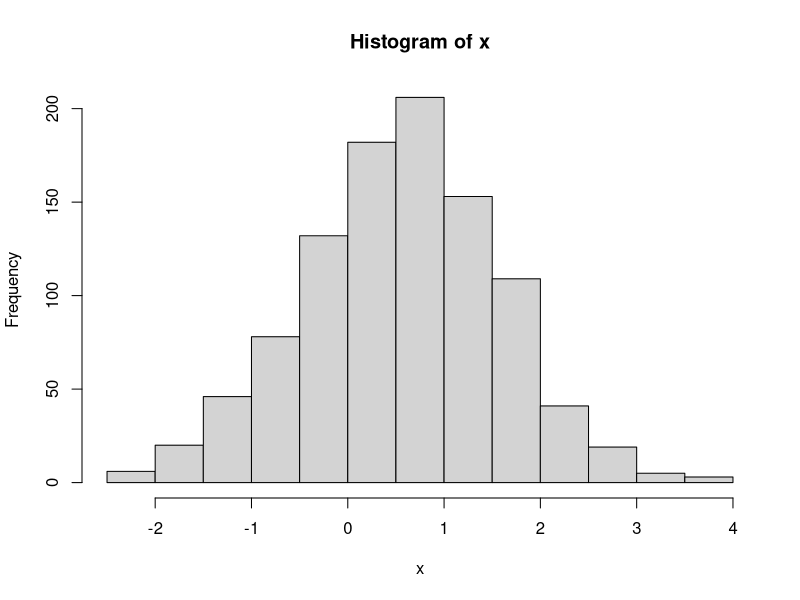
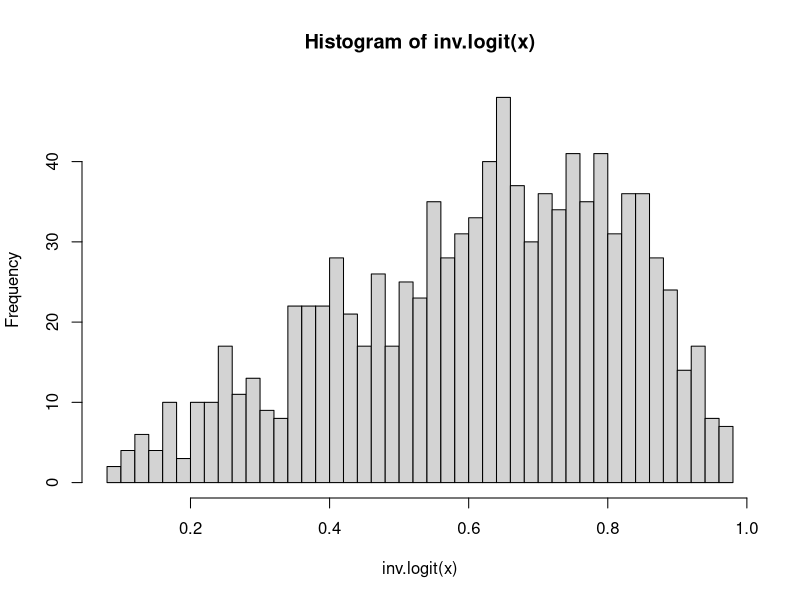
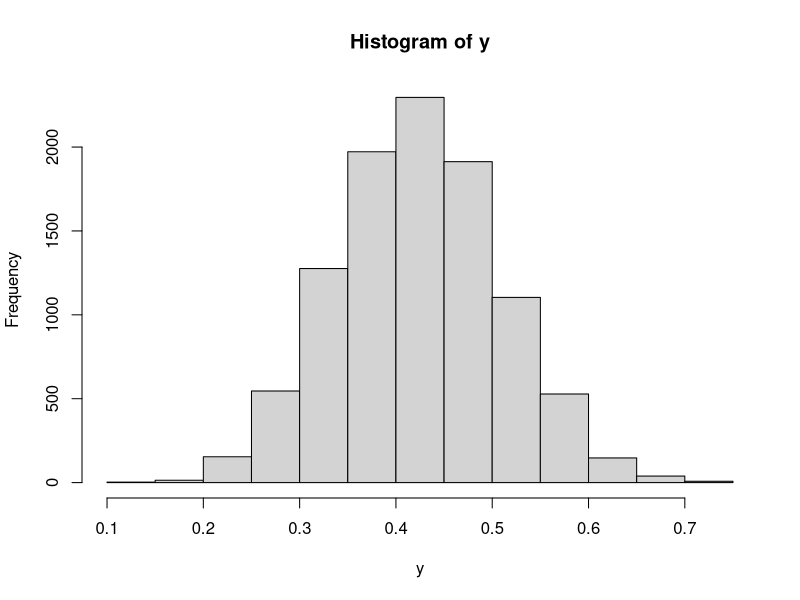
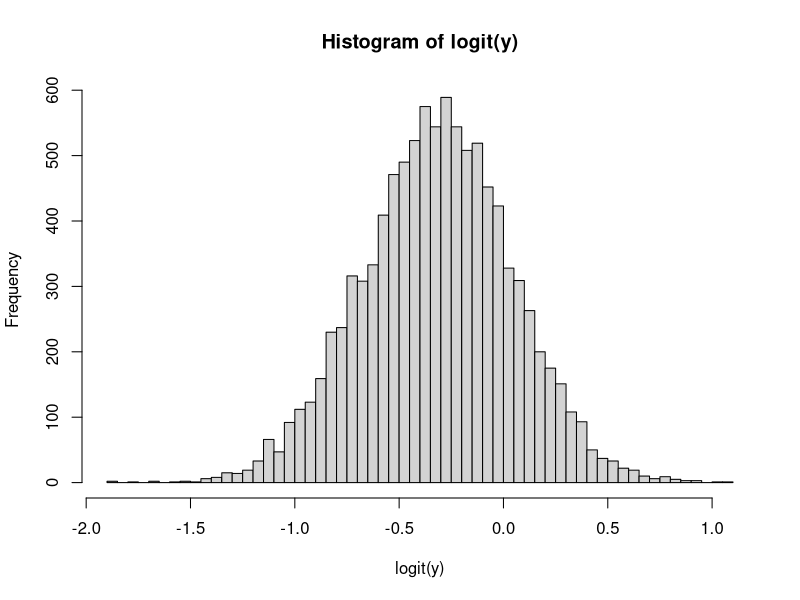
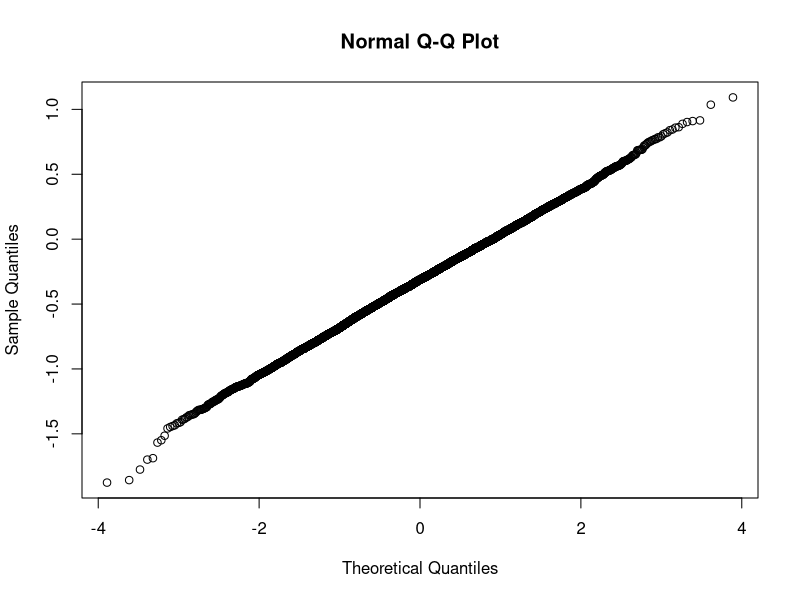

Write the R code that produced these figures, in order.
# Preferrential voting simulations
 library(data.table)
 library(gtools)
 
 
 # Generate random voter preferences
 
 vote <- function(ncand, nvoter, nissue, cand_a = 1, cand_b = 1, voter_a = 1, voter_b = 1) {
   cand <- matrix(rbeta(ncand*nissue, cand_a, cand_b), ncand, nissue)
   voter <- matrix(rbeta(nvoter*nissue, voter_a, voter_b), nvoter, nissue)
   
   pref <- sapply(1:ncand, function(i) sapply(1:nvoter, function(j) sum((cand[i,] - voter[j,])^2) ) )
   
   ranks <- t(apply(-pref, 1, rank))
   votes <- data.table(ranks)[, .N, keyby = list(V1, V2, V3, V4)]
   
   votes
 }
 
 # Evaluate votes
 
 plural <- function(dt) {
   setnames(dt, c(paste0("V", 1:(ncol(dt)-1)), "N"))
   dt2 <- dt[, -which(colnames(dt) == "N"), with = F]
   opts <- unique(unlist(dt2))
   
   dt[, list(Votes = sum(N)), by = list(Candidate = V1)][order(-Votes)]
 }
 
 runoff <- function(dt, verbose = F) {
   setnames(dt, c(paste0("V", 1:(ncol(dt)-1)), "N"))
   dt2 <- dt[, -which(colnames(dt) == "N"), with = F]
   dt2orig <- dt2[, .SD]
   opts <- unique(unlist(dt2))
   
   results <- numeric(0)
   
   while(length(results) < length(opts)) {
     winner <- F
     curr <- dt[, list(N = sum(N)), by = V1]
     if(verbose)
       print(curr)
     if(max(prop.table(curr$N)) > .5)
       winner <- curr[, V1[which.max(prop.table(N))]]
     while(!winner) {
       loser <- curr[, V1[which.min(prop.table(N))]]
       if(length(loser) > 1)
         loser <- sample(loser, 1)
       if(verbose)
         print(paste("Candidate", loser, "eliminated."))
       dt2 <- data.table(t(apply(dt2, 1, function(x) x[-which(x == loser)])))
       dt <- cbind(dt2, N = dt$N)
       curr <- dt[, list(N = sum(N)), by = V1]
       if(verbose)
         print(curr)
       if(max(prop.table(curr$N)) > .5)
         winner <- curr[, V1[which.max(prop.table(N))]]
     }
     results <- c(results, winner)
     dt2 <- data.table(t(apply(dt2orig, 1, function(x) x[-which(x %in% results)])))
     dt <- cbind(dt2, N = dt$N)
     if(length(results) + 1 == length(opts))
       results <- c(results, setdiff(opts, results))
   }
   results
 }
 
 shulze <- function(dt, all = T) {
   setnames(dt, c(paste0("V", 1:(ncol(dt)-1)), "N"))
   dt2 <- dt[, -which(colnames(dt) == "N"), with = F]
   opts <- unique(unlist(dt2))
   nopts <- length(opts)
   
   d <- function(i, j) {
     dt[apply(dt2, 1, function(x) which(x == i)) < apply(dt2, 1, function(x) which(x == j)), sum(N)]
   }
   
   p <- matrix(0, nopts, nopts)
   for (i in 1:nopts) {
     for (j in 1:nopts) {
       if(i != j)
         if(d(i, j) > d(j, i))
           p[i,j] <- d(i, j)
         else
           p[i,j] <- 0
     }
   }
   
   for (i in 1:nopts) {
     for (j in 1:nopts) {
       if(i != j)
         for (k in 1:nopts)
           if(i != k & j != k)
             p[j,k] <- max(p[j,k], min(p[j,i], p[i,k]))
     }
   }
   
   winner <- order(apply(p, 2, function(x) sum(x != 0)))
   if(!all)
     winner <- winner[1]
   winner
 }
 
 borda <- function (dt, values = c("standard", "fraction")) {
   setnames(dt, c(paste0("V", 1:(ncol(dt)-1)), "N"))
   dt2 <- dt[, -which(colnames(dt) == "N"), with = F]
   opts <- unique(unlist(dt2))
   nopts <- length(opts)
   
   if (class(values) != "numeric") {
     values <- switch(match.arg(values),
                   standard = nopts:1 - 1,
                   fraction =  1/(1:nopts) )
   }
   
   dtlong <- melt(dt, id.vars = "N", value.name = "Candidate", variable.name = "Preference")
   dtlong[, Points := values[as.numeric(Preference)]]
   
   dtlong[, list(Score = sum(N*Points)), by = Candidate][order(-Score)]
 }
 
 set.seed(8375)
 ncand <- 4
 nvoter <- 1e3
 nissue <- 6
 votes <- vote(ncand, nvoter, nissue)
 
 plural(votes)
 runoff(votes)
 shulze(votes)
 borda(votes)
 
 N <- 1e2
 winners <- data.table(Method = "", First = 0, Second = 0, Third = 0, Fourth = 0)[0]
 winners <- NULL
 for (i in 1:N) {
   cat(paste0("\rIteration: ", i))
   votes <- vote(ncand, nvoter, nissue)
   winners <- rbind(winners, data.table(Plurality = plural(votes)$C[1],
                                        Runoff = runoff(votes)[1],
                                        Shulze = shulze(votes)[1],
                                        Borda = borda(votes)$C[1] ))
 }
 
 
 ## Methods
 
 # Pluarlity
 
 # Instant-runoff
 
 # Condorcet (multiple)
 
 # Borda count
 
 # Approval (non-pref)
 
 # Anti-pluarality
 
 # Dot voting (non-pref, cumulative)
 
 # Two-stage voting
 
 
 ## Criteria
 
 # Majority criteria (we're voting duh)
 
 # Condorcet criteria (winner should be preferred to any other candidate)
 
 # Monotonicity criteria (changes in favor of the winner should not change the outcome)
 
 # Independence of irrelevant alternatives (adding more losers shouldn't change the outcome)
 
 # Later-no-harm (giving a later preference should not cause a more preferred candidate to lose)
 
 # Consistency (sub elections achieving the same result should mean that that result will hold in a combined election)
 
 # Participation (Choosing to vote should never hurt your preferred candidate)
 
 # Resolvability (low probability of ties)
 
 # Reversal symmetry (a winning candidate should not win if all voter preferences are reversed)
 
 
 
 
 
 # Multivariate normal to multivariate beta
 
 x <- rnorm(1e3, .5, 1)
 hist(x)
 hist(inv.logit(x), breaks = 50)
 
 
 y <- rbeta(1e4, 14, 19)
 hist(y)
 hist(logit(y), breaks = 50)
 qqnorm(logit(y))
 
 
# End script
 